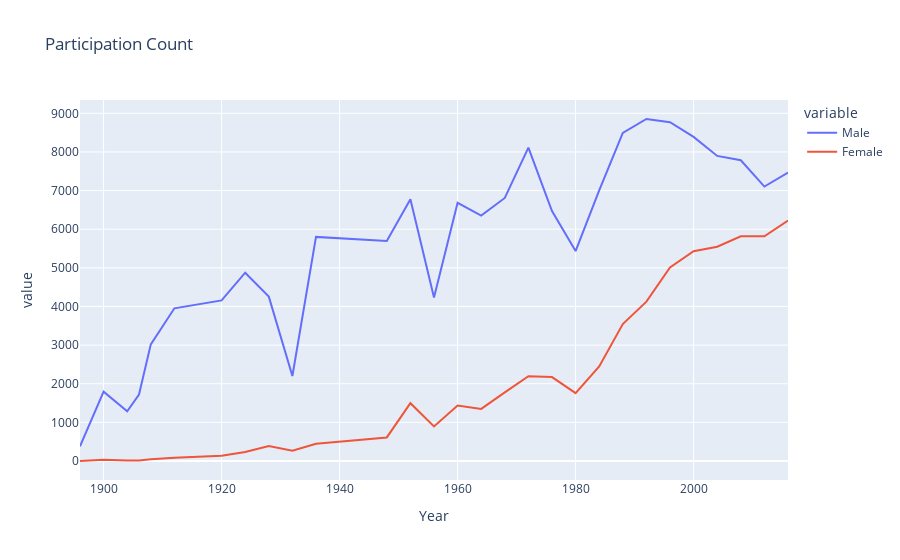

The notebook cell saved with this chart:
### Code cell
fig = px.line(
    data_frame=final,
    x="Year",
    y=["Male","Female"],
    title="Participation Count"
    )

fig.show()

### Figure 1 — Plotly figure (JSON) as saved in the notebook; plotly's stock layout.template omitted (floating-point values rounded to 4 significant figures)
{"data": [{"hovertemplate": "variable=Male<br>Year=%{x}<br>value=%{y}<extra></extra>", "legendgroup": "Male", "line": {"color": "#636efa", "dash": "solid"}, "marker": {"symbol": "circle"}, "mode": "lines", "name": "Male", "orientation": "v", "showlegend": true, "type": "scatter", "x": [1896, 1900, 1904, 1906, 1908, 1912, 1920, 1924, 1928, 1932, 1936, 1948, 1952, 1956, 1960, 1964, 1968, 1972, 1976, 1980, 1984, 1988, 1992, 1996, 2000, 2004, 2008, 2012, 2016], "xaxis": "x", "y": [380.0, 1794.0, 1285.0, 1722.0, 3019.0, 3953.0, 4158.0, 4874.0, 4255.0, 2200.0, 5801.0, 5695.0, 6773.0, 4234.0, 6684.0, 6354.0, 6809.0, 8111.0, 6469.0, 5435.0, 7007.0, 8494.0, 8853.0, 8770.0, 8390.0, 7897.0, 7786.0, 7104.0, 7465.0], "yaxis": "y"}, {"hovertemplate": "variable=Female<br>Year=%{x}<br>value=%{y}<extra></extra>", "legendgroup": "Female", "line": {"color": "#EF553B", "dash": "solid"}, "marker": {"symbol": "circle"}, "mode": "lines", "name": "Female", "orientation": "v", "showlegend": true, "type": "scatter", "x": [1896, 1900, 1904, 1906, 1908, 1912, 1920, 1924, 1928, 1932, 1936, 1948, 1952, 1956, 1960, 1964, 1968, 1972, 1976, 1980, 1984, 1988, 1992, 1996, 2000, 2004, 2008, 2012, 2016], "xaxis": "x", "y": [0.0, 32.0, 16.0, 11.0, 47.0, 87.0, 134.0, 233.0, 390.0, 265.0, 447.0, 610.0, 1497.0, 893.0, 1435.0, 1348.0, 1777.0, 2193.0, 2172.0, 1756.0, 2447.0, 3543.0, 4124.0, 5008.0, 5431.0, 5546.0, 5816.0, 5815.0, 6223.0], "yaxis": "y"}], "layout": {"legend": {"title": {"text": "variable"}, "tracegroupgap": 0}, "title": {"text": "Participation Count"}, "xaxis": {"anchor": "y", "domain": [0, 1], "title": {"text": "Year"}}, "yaxis": {"anchor": "x", "domain": [0, 1], "title": {"text": "value"}}}}
